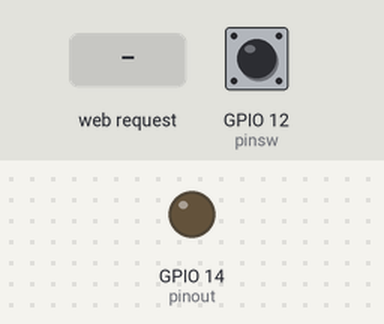
Recording of a sketch running on a simulated ESP8266 (NodeMCU). On the bench: output pins drawn as LEDs (lit = HIGH). The test bench sets the inputs (shaded band); at power-on: GPIO 12 (pinsw) LOW. WiFi joins after 1.5 s; servers stay silent unless stated; what the sketch prints to the serial monitor is not drawn.

Above: at 2.7 s.
2.8 s: GPIO 12 (pinsw) pulled HIGH for 0.25 s
At 3.2 s:
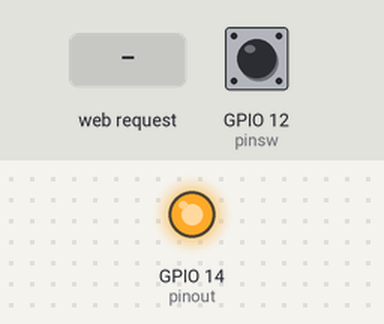
4.8 s: GPIO 12 (pinsw) pulled HIGH for 3.2 s
At 9.5 s:
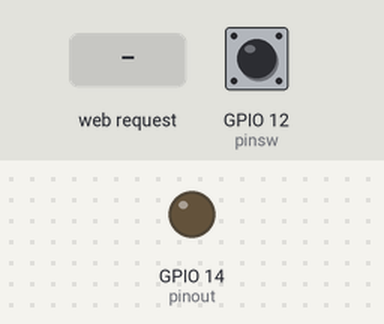
9.8 s: HTTP request GET /light1_change_status received
At 11.1 s:
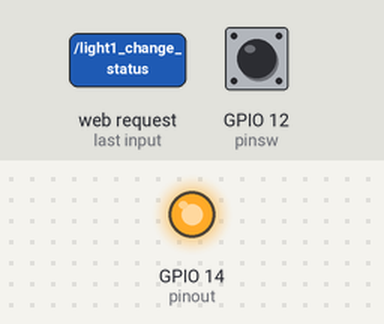
Timing chart, 0 to 12.8 s (numbered marks = the images above; inputs shaded):
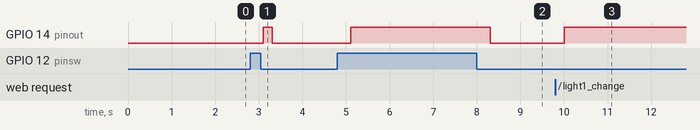

The sketch:

sketch_jan19b.ino
```cpp
#include <ESP8266WiFi.h>
#include <ESP8266mDNS.h>
#include <WiFiUdp.h>
#include <ArduinoOTA.h>
//------------------------------for local web
#include <WiFiClient.h>
#include <ESP8266WebServer.h>

MDNSResponder mdns;
ESP8266WebServer server(80);
String webPage;
//----------------------------for local web

const char* ssid = "NguyenTuong";
const char* password = "064897435";
int pinout=14;  //for relay
int pinsw=12;  //for switch
boolean light_change;
boolean sw_status;

void setup() {
  pinMode(pinout, OUTPUT);
  pinMode(pinsw, INPUT);
  Serial.begin(74880);
  Serial.println("Booting");
  WiFi.mode(WIFI_STA);
  WiFi.begin(ssid, password);
  while (WiFi.waitForConnectResult() != WL_CONNECTED) {
    Serial.println("Connection Failed! Rebooting...");
    delay(5000);
    ESP.restart();
  }

  // No authentication by default
  ArduinoOTA.setPassword((const char *)"123");

  ArduinoOTA.onStart([]() {
    Serial.println("Start");
  });
  ArduinoOTA.onEnd([]() {
    Serial.println("\nEnd");
  });
  ArduinoOTA.onProgress([](unsigned int progress, unsigned int total) {
    Serial.printf("Progress: %u%%\r", (progress / (total / 100)));
  });
  ArduinoOTA.onError([](ota_error_t error) {
    Serial.printf("Error[%u]: ", error);
    if (error == OTA_AUTH_ERROR) Serial.println("Auth Failed");
    else if (error == OTA_BEGIN_ERROR) Serial.println("Begin Failed");
    else if (error == OTA_CONNECT_ERROR) Serial.println("Connect Failed");
    else if (error == OTA_RECEIVE_ERROR) Serial.println("Receive Failed");
    else if (error == OTA_END_ERROR) Serial.println("End Failed");
  });
  ArduinoOTA.begin();
  Serial.println("Ready");
  Serial.print("IP address: ");
  Serial.println(WiFi.localIP());

  //-----------------------------------------add your code here
  webPage += "<center><font size='27'>ESP8266 Web Server<p>Light #1 ";
  webPage += "<a href=\"light1_change_status\"><mark>TOGGLE it";
  webPage += "</mark></a></p></font></center>";

  if (mdns.begin("esp8266", WiFi.localIP()))
    Serial.println("MDNS responder started");

  server.on("/", [](){
    server.send(200, "text/html", webPage);
  });
  server.on("/light1_change_status", [](){
    server.send(200, "text/html", webPage);
    // Change status
    light_change = true;
    delay(100);
  });

  server.begin();
  //-------------------------------------------add your code here
}


void loop() {
  ArduinoOTA.handle();
  //-------------------------------------------add your code here
  server.handleClient();
  if(light_change)
  {
    light_change = false;
    if(digitalRead(pinout)) digitalWrite(pinout,LOW);
    else digitalWrite(pinout,HIGH);
  }

  if(sw_status != digitalRead(pinsw))
  {
    sw_status = digitalRead(pinsw);
    light_change = true;
  }
  delay(200);

}
```

Measured:
- after the input at 2.8 s, GPIO 14 (pinout): LOW → HIGH after 0.31 s, → LOW 0.20 s later
- after the input at 4.8 s, GPIO 14 (pinout): LOW → HIGH after 0.31 s, → LOW 3.2 s later
- after the input at 9.8 s, GPIO 14 (pinout): LOW → HIGH after 0.21 s
